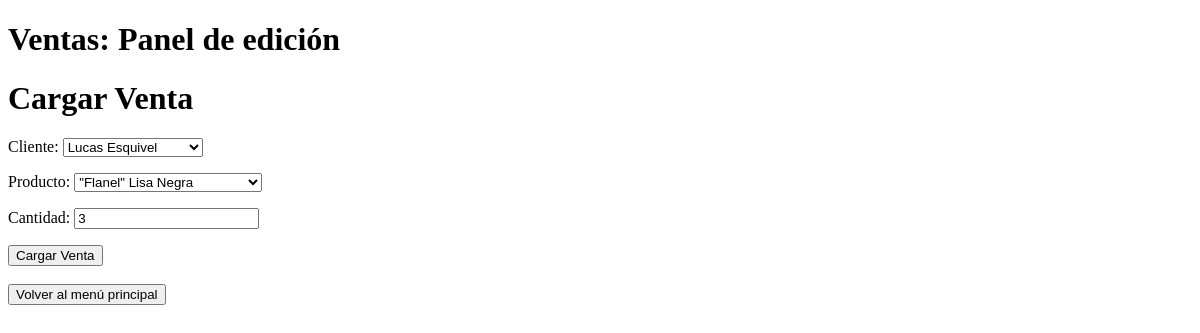
The page /Ventas/update/9 on the database as committed earlier.
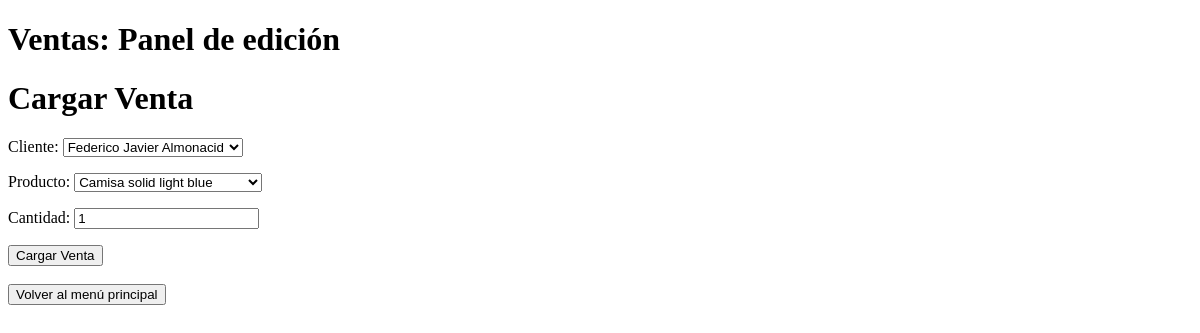
The same page on the database as committed later.
### Chicago/models.py (models this page shows, shortened)
class Venta(models.Model):
    cliente = models.ForeignKey(Cliente, on_delete=models.SET_NULL, null=True, blank=True)
    producto = models.ForeignKey(Producto, on_delete=models.CASCADE)
    cantidad = models.PositiveIntegerField()
    fecha = models.DateTimeField(auto_now_add=True)
    total = models.DecimalField(max_digits=10, decimal_places=2, editable=False)

### Chicago/Views_Models/Ventas.py (the view, shortened to what this page needs)
# urls.py: path("Ventas/update/<int:pk>", Ventas.Ventas_update, name="Ventas_update"),
def Ventas_update(request: HttpRequest, pk: int) -> HttpResponse:
    try:
        query = Venta.objects.get(id=pk)
    except Venta.DoesNotExist:
        return redirect('Chicago:Ventas_list')
    if request.method == "GET":
        form = VentasForm(instance=query)
        return render(request, "Chicago/Venta_form.html", {"form": form})
    return render(request, "Chicago/Venta_form.html", {"form": form})

### Chicago/forms.py
class VentasForm(forms.ModelForm):
    class Meta:
        model = Venta
        fields = "__all__"

### Chicago/models.py (called while the page is built)
    def __str__(self):
        return self.nombre

    def __str__(self):
        return self.nombre

### Chicago/Templates/Chicago/Venta_form.html (shortened to what this page needs)
{% extends 'Chicago/Base.html' %}
{% block contenido %}
    {% if form.instance.pk %}
        <h1>Ventas: Panel de edición</h1>
    {% else %}
        <h1>Ventas: Formulario de Creación</h1>
    {% endif %}
<h1>Cargar Venta</h1>
    <form method="post">
        {{ form.as_p }}
        <button type="submit">Cargar Venta</button>
    </form>
    <br>
    <a href="{% url 'Chicago:index' %}"><button>Volver al menú principal</button></a>
{% endblock contenido %}

Rows that differ between the two databases and show on the page:
changed Venta: cliente "Lucas Esquivel" → "Federico Javier Almonacid"; producto "\"Flanel\" Lisa Negra" → "Camisa solid light blue"; cantidad "3" → "1"
